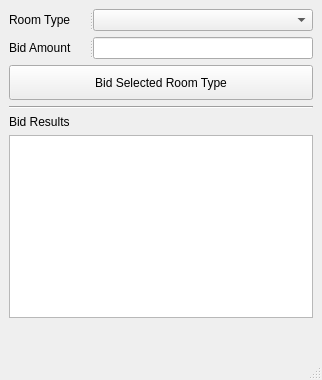
<?xml version="1.0" encoding="UTF-8"?>
<ui version="4.0">
 <class>HotelRoom</class>
 <widget class="QMainWindow" name="HotelRoom">
  <property name="geometry">
   <rect>
    <x>0</x>
    <y>0</y>
    <width>322</width>
    <height>380</height>
   </rect>
  </property>
  <property name="windowTitle">
   <string>Hotel Room</string>
  </property>
  <widget class="QWidget" name="centralwidget">
   <layout class="QVBoxLayout" name="verticalLayout">
    <item>
     <widget class="QSplitter" name="splitter">
      <property name="orientation">
       <enum>Qt::Horizontal</enum>
      </property>
      <widget class="QLabel" name="label_2">
       <property name="maximumSize">
        <size>
         <width>80</width>
         <height>16777215</height>
        </size>
       </property>
       <property name="text">
        <string>Room Type</string>
       </property>
      </widget>
      <widget class="QComboBox" name="comRoomType"/>
     </widget>
    </item>
    <item>
     <widget class="QSplitter" name="splitter_2">
      <property name="orientation">
       <enum>Qt::Horizontal</enum>
      </property>
      <widget class="QLabel" name="label_3">
       <property name="maximumSize">
        <size>
         <width>80</width>
         <height>16777215</height>
        </size>
       </property>
       <property name="text">
        <string>Bid Amount</string>
       </property>
      </widget>
      <widget class="QLineEdit" name="linBidAmount"/>
     </widget>
    </item>
    <item>
     <widget class="QPushButton" name="btnBid">
      <property name="minimumSize">
       <size>
        <width>0</width>
        <height>35</height>
       </size>
      </property>
      <property name="text">
       <string>Bid Selected Room Type</string>
      </property>
     </widget>
    </item>
    <item>
     <widget class="Line" name="line">
      <property name="orientation">
       <enum>Qt::Horizontal</enum>
      </property>
     </widget>
    </item>
    <item>
     <widget class="QLabel" name="label">
      <property name="text">
       <string>Bid Results</string>
      </property>
     </widget>
    </item>
    <item>
     <widget class="QTextEdit" name="txtResults"/>
    </item>
    <item>
     <spacer name="verticalSpacer">
      <property name="orientation">
       <enum>Qt::Vertical</enum>
      </property>
      <property name="sizeHint" stdset="0">
       <size>
        <width>20</width>
        <height>40</height>
       </size>
      </property>
     </spacer>
    </item>
   </layout>
  </widget>
  <widget class="QMenuBar" name="menubar">
   <property name="geometry">
    <rect>
     <x>0</x>
     <y>0</y>
     <width>322</width>
     <height>21</height>
    </rect>
   </property>
  </widget>
  <widget class="QStatusBar" name="statusbar"/>
 </widget>
 <resources/>
 <connections/>
</ui>
